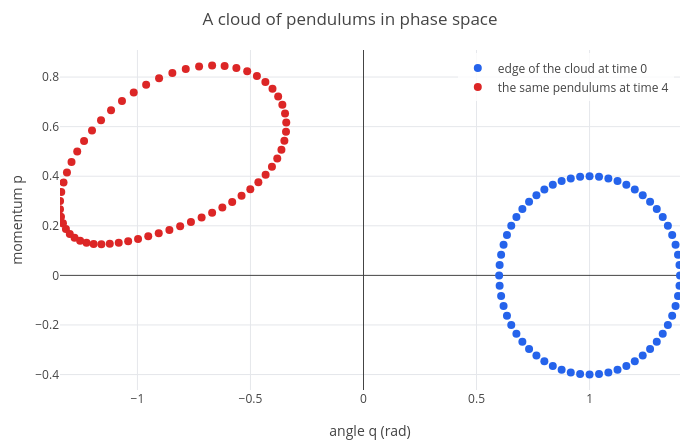

The cell this chart's notebook holds for it:
### Markdown cell above
## 3. Liouville's theorem

Don't follow one pendulum; follow a whole cloud of them, starting in a small disk of phase space around
$(q, p) = (1, 0)$ with radius 0.4. Each point moves by Hamilton's equations. After 4 time units:

### Code cell
n = 60;
X0 = []; Y0 = []; X = []; Y = [];
for k in 1:n
  s = [1 + 0.4*cos(2*pi*k/n), 0.4*sin(2*pi*k/n)];
  D = odedata([P, -sin(q)], [q P], t, s, 0, 4, 40);
  X0 = append(X0, s(1)); Y0 = append(Y0, s(2));
  X = append(X, D(41, 2)); Y = append(Y, D(41, 3));
end
p = scatter(X0, Y0);
p = show(p, scatter(X, Y));
p = legend(p, "edge of the cloud at time 0", "the same pendulums at time 4");
labels(title(p, "A cloud of pendulums in phase space"), "angle q (rad)", "momentum p")
